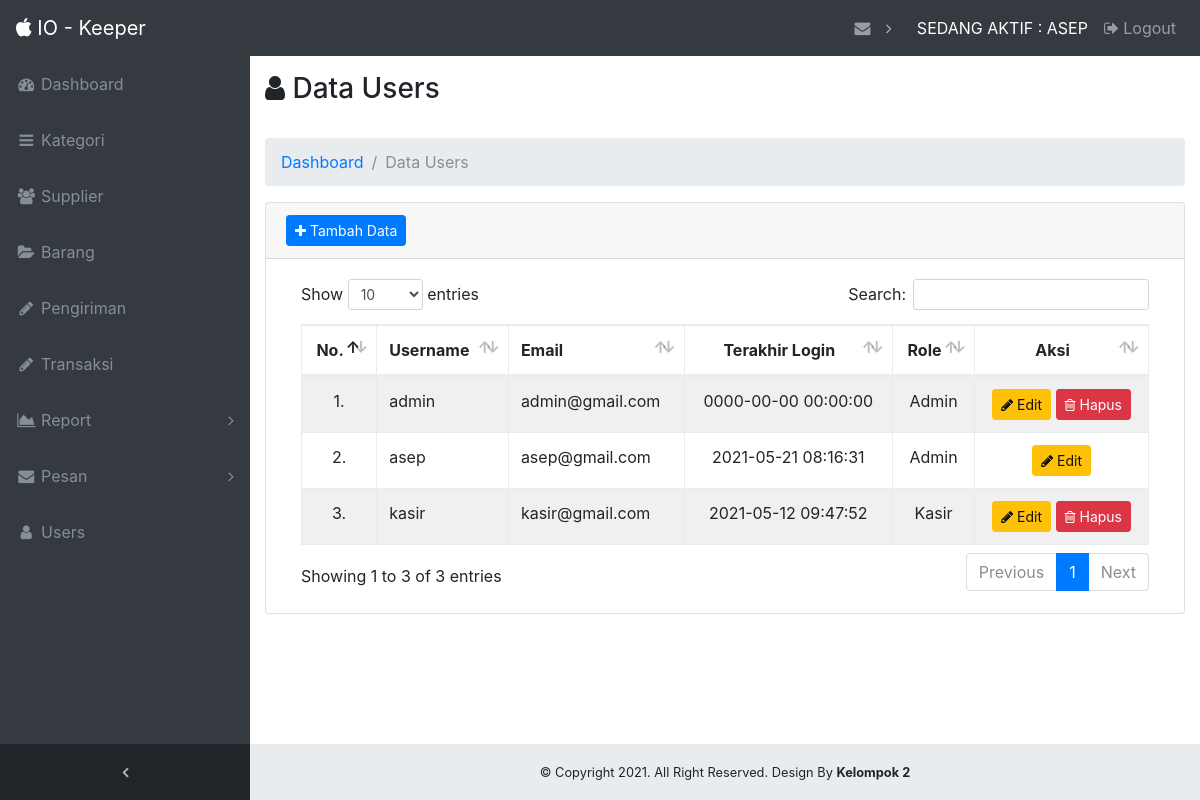
The app's page /admin/?page=users (signed in), older data.
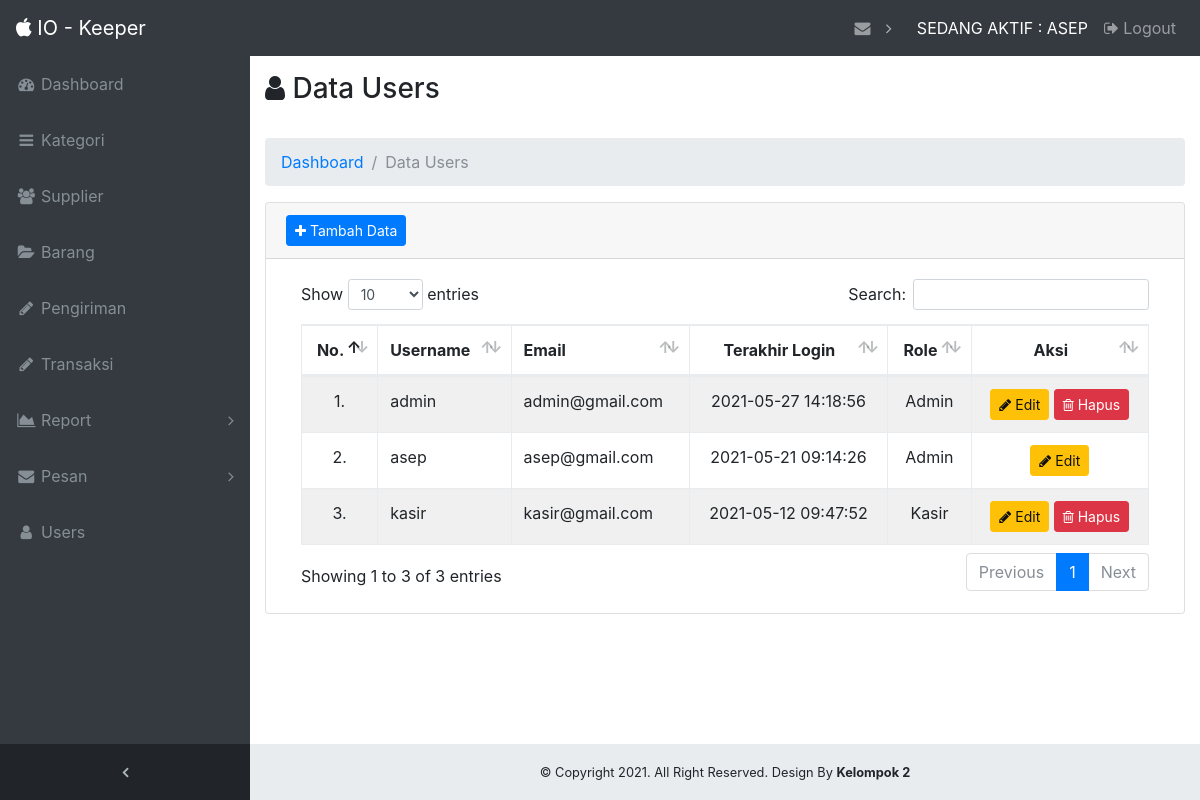
The same page, newer data.
### tables this page shows
CREATE TABLE `users` (
  `id` int(100) NOT NULL,
  `username` varchar(191) DEFAULT NULL,
  `email` varchar(191) DEFAULT NULL,
  `password` varchar(191) DEFAULT NULL,
  `created_at` timestamp NOT NULL DEFAULT '0000-00-00 00:00:00',
  `updated_at` timestamp NOT NULL DEFAULT '0000-00-00 00:00:00',
  `last_login` datetime DEFAULT NULL,
  `level` varchar(10) DEFAULT NULL
);

### admin/page/users/data_users.php (the view, shortened to what this page needs)
<div class="container-fluid">
    <div class="row">
        <div class="col-md-12">
            <h3><i class="fa fa-user"></i> Data Users</h3>
            <br>
        </div>
    </div>
    <ol class="breadcrumb">
        <li class="breadcrumb-item">
            <a href="?page=dashboard">Dashboard</a>
        </li>
        <li class="breadcrumb-item active">Data Users</li>
    </ol>
    <div class="card mb-3">
        <div class="card-header">
            <button type="button" class="btn btn-primary btn-sm" data-toggle="modal" data-target="#exampleModal"><i class="fa fa-plus"></i> Tambah Data
            </button>
        </div>
        <div class="card-body">
            <div class="table-responsive">
                <table class="table table-bordered" id="dataTable" width="100%" cellspacing="0">
                    <thead>
                        <tr>
                            <th class="text-center">No.</th>
                            <th>Username</th>
                            <th>Email</th>
                            <th class="text-center">Terakhir Login</th>
                            <th class="text-center">Role</th>
                            <th class="text-center">Aksi</th>
                        </tr>
                    </thead>
                    <tbody>
                        <?php
                        $no = 0;
                        $query = $con->query("SELECT * FROM users ORDER BY username ASC");
                        $bgcolor = "";
                        ?>
                        <?php foreach ($query as $data_users) : ?>
                            <?php
                                if ($no % 2 == 0) {
                                    $bgcolor = "#F0F0F0";
                                } else {
                                    $bgcolor = "";
                                }
                            ?>
                            <tr bgcolor="<?php echo $bgcolor; ?>">
                                <td class="text-center"><?php echo ++$no; ?>.</td>
                                <td><?php echo $data_users['username']; ?></td>
                                <td><?php echo $data_users['email']; ?></td>
                                <td class="text-center"><?php echo $data_users['last_login']; ?></td>
                                <td class="text-center">
                                    <?php if ($data_users['level'] == 'admin') : ?>
                                        Admin
                                    <?php elseif ($data_users['level'] == 'gudang') : ?>
                                        Gudang
                                    <?php elseif ($data_users['level'] == 'kasir') : ?>
                                        Kasir
                                    <?php else : ?>
                                        Tidak Ada
                                    <?php endif ?>
                                </td>
                                <td class="text-center">
                                    <button onclick="editUsers(<?php echo $data_users['id']; ?>)" type="button" class="btn btn-warning btn-sm" data-toggle="modal" data-target="#exampleModalUpdate">
                                        <i class="fa fa-pencil"></i> Edit
                                    </button>
                                    <?php if ($_SESSION['username'] == $data_users['username'] ) : ?>
                                    <?php else : ?>
                                        <form class="d-inline" method="POST">
                                            <button onclick="return confirm ('Yakin ? Anda Ingin Menghapus Data Ini ?')" type="submit" name="btn-hapus" class="btn btn-danger btn-sm">
                                                <i class="fa fa-trash-o"></i> Hapus
                                            </button>
                                        </form>
                                    <?php endif ?>
                                </td>
                            </tr>
                        <?php endforeach ?>
                    </tbody>
                </table>
            </div>
        </div>
    </div>
</div>

Row changes from the older to the newer data that the page shows:
changed users "admin": last_login "0000-00-00 00:00:00" → "2021-05-27 14:18:56"
changed users "asep": last_login "2021-05-21 08:16:31" → "2021-05-21 09:14:26"
